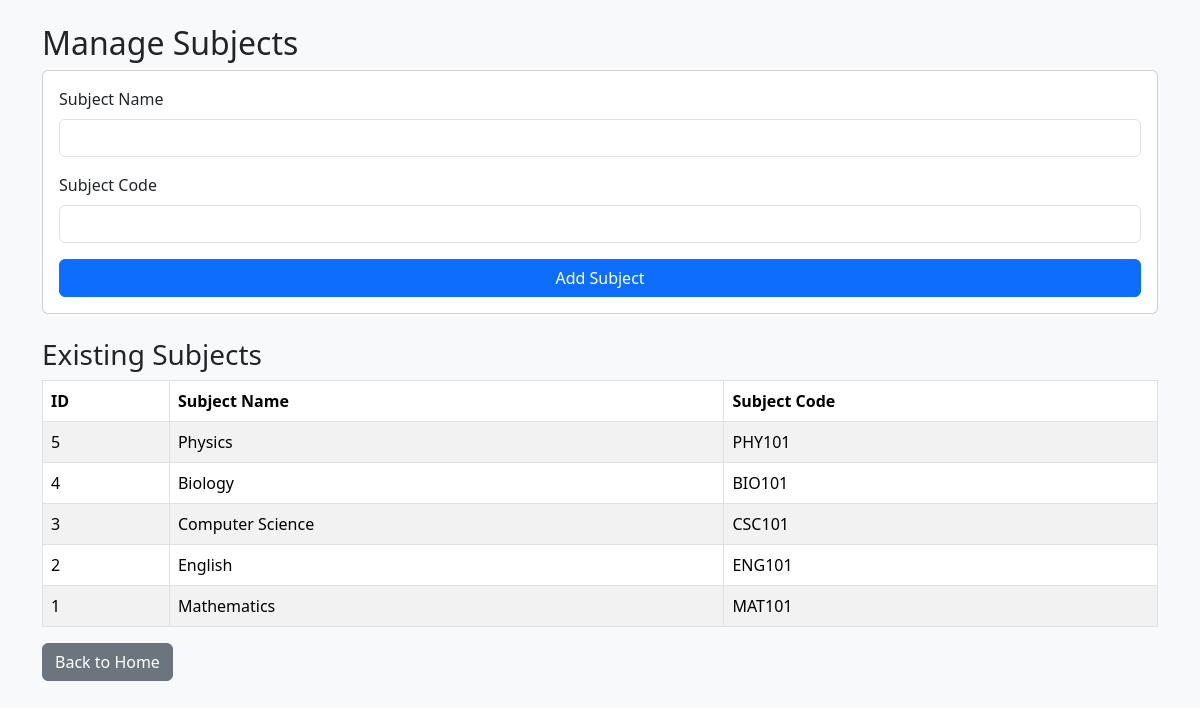
The app's page /subjects.php with its own data.
### tables this page shows
CREATE TABLE `subjects` (
  `subject_id` int(11) NOT NULL,
  `subject_name` varchar(100) NOT NULL,
  `subject_code` varchar(20) NOT NULL
);

### subjects.php (the view, shortened to what this page needs)
<?php
require_once 'db.php';
$subjects = $conn->query(
    "SELECT subject_id, subject_name, subject_code
     FROM subjects ORDER BY subject_id DESC"
);
?>
<!DOCTYPE html>
<html lang="en">
<head>
    <link href="https://cdn.jsdelivr.net/npm/bootstrap@5.3.3/dist/css/bootstrap.min.css"
          rel="stylesheet">
</head>
<body class="bg-light">
<div class="container py-4">
    <h2>Manage Subjects</h2>
    <form method="POST" class="card card-body mb-4">
        <label class="form-label">Subject Name</label>
        <input type="text" name="subject_name"
               class="form-control mb-3" required>
        <label class="form-label">Subject Code</label>
        <input type="text" name="subject_code"
               class="form-control mb-3" required>
        <button type="submit" class="btn btn-primary">
            Add Subject
        </button>
    </form>
    <h3>Existing Subjects</h3>
    <div class="table-responsive">
        <table class="table table-bordered table-striped bg-white">
            <thead>
                <tr>
                    <th>ID</th>
                    <th>Subject Name</th>
                    <th>Subject Code</th>
                </tr>
            </thead>
            <tbody>
                <?php while ($s = $subjects->fetch_assoc()): ?>
                    <tr>
                        <td><?= (int)$s['subject_id'] ?></td>
                        <td><?= htmlspecialchars($s['subject_name']) ?></td>
                        <td><?= htmlspecialchars($s['subject_code']) ?></td>
                    </tr>
                <?php endwhile; ?>
            </tbody>
        </table>
    </div>
    <a href="index.php" class="btn btn-secondary">Back to Home</a>
</div>
</body>
</html>

### records on screen
subjects: subject_id "5", subject_name "Physics", subject_code "PHY101"
subjects: subject_id "4", subject_name "Biology", subject_code "BIO101"
subjects: subject_id "3", subject_name "Computer Science", subject_code "CSC101"
subjects: subject_id "2", subject_name "English", subject_code "ENG101"
subjects: subject_id "1", subject_name "Mathematics", subject_code "MAT101"
